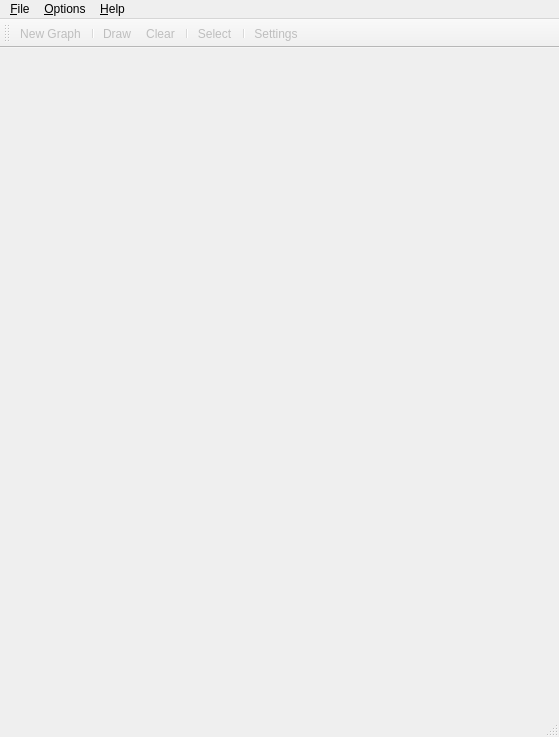
<?xml version="1.0" encoding="UTF-8"?>
<ui version="4.0">
 <class>depgraphV::MainWindow</class>
 <widget class="QMainWindow" name="depgraphV::MainWindow">
  <property name="geometry">
   <rect>
    <x>0</x>
    <y>0</y>
    <width>559</width>
    <height>737</height>
   </rect>
  </property>
  <property name="windowTitle">
   <string notr="true">windowTile</string>
  </property>
  <property name="windowIcon">
   <iconset resource="../res/resources.qrc">
    <normaloff>:/icons/dep-graphV.ico</normaloff>:/icons/dep-graphV.ico</iconset>
  </property>
  <widget class="QWidget" name="centralWidget">
   <layout class="QHBoxLayout" name="horizontalLayout_3">
    <property name="leftMargin">
     <number>0</number>
    </property>
    <property name="topMargin">
     <number>0</number>
    </property>
    <property name="rightMargin">
     <number>0</number>
    </property>
    <property name="bottomMargin">
     <number>0</number>
    </property>
    <item>
     <widget class="CustomTabWidget" name="tabWidget">
      <property name="currentIndex">
       <number>-1</number>
      </property>
      <property name="documentMode">
       <bool>true</bool>
      </property>
      <property name="tabsClosable">
       <bool>true</bool>
      </property>
     </widget>
    </item>
   </layout>
  </widget>
  <widget class="QMenuBar" name="menuBar">
   <property name="geometry">
    <rect>
     <x>0</x>
     <y>0</y>
     <width>559</width>
     <height>29</height>
    </rect>
   </property>
   <widget class="QMenu" name="menu_File">
    <property name="title">
     <string>&amp;File</string>
    </property>
    <widget class="QMenu" name="menuOpen_Recent">
     <property name="title">
      <string>Open Recent...</string>
     </property>
    </widget>
    <addaction name="actionNew"/>
    <addaction name="actionOpen"/>
    <addaction name="menuOpen_Recent"/>
    <addaction name="actionClose"/>
    <addaction name="separator"/>
    <addaction name="actionSave"/>
    <addaction name="separator"/>
    <addaction name="actionSave_as_dot"/>
    <addaction name="actionSave_as_Image"/>
    <addaction name="separator"/>
    <addaction name="actionExit"/>
   </widget>
   <widget class="QMenu" name="menu_Help">
    <property name="title">
     <string>&amp;Help</string>
    </property>
    <addaction name="actionAbout"/>
    <addaction name="actionAbout_Qt"/>
    <addaction name="separator"/>
    <addaction name="action_Check_for_updates"/>
   </widget>
   <widget class="QMenu" name="menuOptions">
    <property name="title">
     <string>&amp;Options</string>
    </property>
    <widget class="QMenu" name="menu_Language">
     <property name="title">
      <string>&amp;Language</string>
     </property>
     <property name="icon">
      <iconset resource="../res/resources.qrc">
       <normaloff>:/toolBarIcons/language_48x48.png</normaloff>:/toolBarIcons/language_48x48.png</iconset>
     </property>
     <addaction name="actionSystem_language"/>
     <addaction name="separator"/>
    </widget>
    <addaction name="menu_Language"/>
    <addaction name="separator"/>
    <addaction name="actionSettings"/>
    <addaction name="separator"/>
    <addaction name="actionRestore"/>
   </widget>
   <addaction name="menu_File"/>
   <addaction name="menuOptions"/>
   <addaction name="menu_Help"/>
  </widget>
  <widget class="QStatusBar" name="statusBar"/>
  <widget class="SwivelingToolBar" name="toolBar">
   <property name="enabled">
    <bool>false</bool>
   </property>
   <property name="windowTitle">
    <string>Main Toolbar</string>
   </property>
   <property name="allowedAreas">
    <set>Qt::AllToolBarAreas</set>
   </property>
   <property name="toolButtonStyle">
    <enum>Qt::ToolButtonTextUnderIcon</enum>
   </property>
   <attribute name="toolBarArea">
    <enum>TopToolBarArea</enum>
   </attribute>
   <attribute name="toolBarBreak">
    <bool>false</bool>
   </attribute>
   <addaction name="actionNew_Graph"/>
   <addaction name="separator"/>
   <addaction name="actionDraw"/>
   <addaction name="actionClear"/>
   <addaction name="separator"/>
   <addaction name="actionSelect_FilesFolders"/>
   <addaction name="separator"/>
   <addaction name="actionSettings"/>
  </widget>
  <action name="actionAbout_Qt">
   <property name="icon">
    <iconset resource="../res/resources.qrc">
     <normaloff>:/toolBarIcons/QtIco_48x48.png</normaloff>:/toolBarIcons/QtIco_48x48.png</iconset>
   </property>
   <property name="text">
    <string>About &amp;Qt</string>
   </property>
  </action>
  <action name="actionNative">
   <property name="checkable">
    <bool>true</bool>
   </property>
   <property name="checked">
    <bool>true</bool>
   </property>
   <property name="text">
    <string>&amp;Native</string>
   </property>
   <property name="shortcut">
    <string>Ctrl+R, Ctrl+N</string>
   </property>
  </action>
  <action name="actionOpenGL">
   <property name="checkable">
    <bool>true</bool>
   </property>
   <property name="text">
    <string>&amp;OpenGL</string>
   </property>
   <property name="shortcut">
    <string>Ctrl+R, Ctrl+O</string>
   </property>
  </action>
  <action name="actionHigh_Quality_Antialiasing">
   <property name="checkable">
    <bool>true</bool>
   </property>
   <property name="text">
    <string>High Quality &amp;Antialiasing</string>
   </property>
  </action>
  <action name="actionSave_as_Image">
   <property name="enabled">
    <bool>false</bool>
   </property>
   <property name="text">
    <string>Save as &amp;image...</string>
   </property>
   <property name="shortcut">
    <string>Ctrl+I</string>
   </property>
  </action>
  <action name="actionSave_as_dot">
   <property name="enabled">
    <bool>false</bool>
   </property>
   <property name="text">
    <string>&amp;Save as dot...</string>
   </property>
   <property name="shortcut">
    <string>Ctrl+D</string>
   </property>
  </action>
  <action name="actionExit">
   <property name="icon">
    <iconset resource="../res/resources.qrc">
     <normaloff>:/toolBarIcons/exit_48x48.png</normaloff>:/toolBarIcons/exit_48x48.png</iconset>
   </property>
   <property name="text">
    <string>&amp;Exit</string>
   </property>
   <property name="shortcut">
    <string>Ctrl+E</string>
   </property>
  </action>
  <action name="actionAbout">
   <property name="text">
    <string>&amp;About</string>
   </property>
  </action>
  <action name="actionSystem_language">
   <property name="checkable">
    <bool>true</bool>
   </property>
   <property name="checked">
    <bool>true</bool>
   </property>
   <property name="enabled">
    <bool>false</bool>
   </property>
   <property name="text">
    <string>System language</string>
   </property>
  </action>
  <action name="actionRestore">
   <property name="text">
    <string>Restore default settings</string>
   </property>
  </action>
  <action name="actionViewFolder">
   <property name="checkable">
    <bool>true</bool>
   </property>
   <property name="checked">
    <bool>true</bool>
   </property>
   <property name="text">
    <string>Folder</string>
   </property>
  </action>
  <action name="actionSettings">
   <property name="enabled">
    <bool>false</bool>
   </property>
   <property name="icon">
    <iconset resource="../res/resources.qrc">
     <normaloff>:/toolBarIcons/settings_48x48.png</normaloff>:/toolBarIcons/settings_48x48.png</iconset>
   </property>
   <property name="text">
    <string>Settings...</string>
   </property>
  </action>
  <action name="actionDraw">
   <property name="enabled">
    <bool>true</bool>
   </property>
   <property name="icon">
    <iconset resource="../res/resources.qrc">
     <normaloff>:/toolBarIcons/draw_48x48.png</normaloff>:/toolBarIcons/draw_48x48.png</iconset>
   </property>
   <property name="text">
    <string>Draw</string>
   </property>
  </action>
  <action name="actionClear">
   <property name="enabled">
    <bool>false</bool>
   </property>
   <property name="icon">
    <iconset resource="../res/resources.qrc">
     <normaloff>:/toolBarIcons/clear_48x48.png</normaloff>:/toolBarIcons/clear_48x48.png</iconset>
   </property>
   <property name="text">
    <string>Clear</string>
   </property>
  </action>
  <action name="actionSelect_FilesFolders">
   <property name="icon">
    <iconset resource="../res/resources.qrc">
     <normaloff>:/toolBarIcons/select_48x48.png</normaloff>:/toolBarIcons/select_48x48.png</iconset>
   </property>
   <property name="text">
    <string>Select</string>
   </property>
   <property name="toolTip">
    <string>Select...</string>
   </property>
  </action>
  <action name="action_Check_for_updates">
   <property name="enabled">
    <bool>true</bool>
   </property>
   <property name="icon">
    <iconset resource="../res/resources.qrc">
     <normaloff>:/toolBarIcons/checkForUpdates_48x48.png</normaloff>:/toolBarIcons/checkForUpdates_48x48.png</iconset>
   </property>
   <property name="text">
    <string>&amp;Check for updates...</string>
   </property>
  </action>
  <action name="actionNew_Graph">
   <property name="icon">
    <iconset resource="../res/resources.qrc">
     <normaloff>:/toolBarIcons/new-graph_48x48.png</normaloff>:/toolBarIcons/new-graph_48x48.png</iconset>
   </property>
   <property name="text">
    <string>New Graph</string>
   </property>
   <property name="toolTip">
    <string>Create a new graph</string>
   </property>
  </action>
  <action name="actionNew">
   <property name="icon">
    <iconset resource="../res/resources.qrc">
     <normaloff>:/toolBarIcons/new-project_48x48.png</normaloff>:/toolBarIcons/new-project_48x48.png</iconset>
   </property>
   <property name="text">
    <string>New</string>
   </property>
   <property name="toolTip">
    <string>New project...</string>
   </property>
   <property name="shortcut">
    <string>Ctrl+N</string>
   </property>
  </action>
  <action name="actionOpen">
   <property name="text">
    <string>Open</string>
   </property>
   <property name="toolTip">
    <string>Open project...</string>
   </property>
   <property name="shortcut">
    <string>Ctrl+O</string>
   </property>
  </action>
  <action name="actionClose">
   <property name="enabled">
    <bool>false</bool>
   </property>
   <property name="text">
    <string>Close</string>
   </property>
   <property name="toolTip">
    <string>Close project</string>
   </property>
   <property name="shortcut">
    <string>Ctrl+C</string>
   </property>
  </action>
  <action name="actionSave">
   <property name="enabled">
    <bool>false</bool>
   </property>
   <property name="icon">
    <iconset resource="../res/resources.qrc">
     <normaloff>:/toolBarIcons/save_48x48.png</normaloff>:/toolBarIcons/save_48x48.png</iconset>
   </property>
   <property name="text">
    <string>Save</string>
   </property>
   <property name="toolTip">
    <string>Save project changes</string>
   </property>
   <property name="shortcut">
    <string>Ctrl+S</string>
   </property>
  </action>
  <action name="actionClearRecentList">
   <property name="enabled">
    <bool>false</bool>
   </property>
   <property name="text">
    <string>Empty List</string>
   </property>
  </action>
 </widget>
 <layoutdefault spacing="6" margin="11"/>
 <customwidgets>
  <customwidget>
   <class>CustomTabWidget</class>
   <extends>QTabWidget</extends>
   <header>customtabwidget.h</header>
   <container>1</container>
   <slots>
    <slot>newGraph()</slot>
   </slots>
  </customwidget>
  <customwidget>
   <class>SwivelingToolBar</class>
   <extends>QToolBar</extends>
   <header>swivelingtoolbar.h</header>
  </customwidget>
 </customwidgets>
 <resources>
  <include location="../res/resources.qrc"/>
 </resources>
 <connections>
  <connection>
   <sender>actionSave_as_Image</sender>
   <signal>triggered()</signal>
   <receiver>depgraphV::MainWindow</receiver>
   <slot>saveAsImage()</slot>
   <hints>
    <hint type="sourcelabel">
     <x>-1</x>
     <y>-1</y>
    </hint>
    <hint type="destinationlabel">
     <x>336</x>
     <y>342</y>
    </hint>
   </hints>
  </connection>
  <connection>
   <sender>actionSave_as_dot</sender>
   <signal>triggered()</signal>
   <receiver>depgraphV::MainWindow</receiver>
   <slot>saveAsDot()</slot>
   <hints>
    <hint type="sourcelabel">
     <x>-1</x>
     <y>-1</y>
    </hint>
    <hint type="destinationlabel">
     <x>336</x>
     <y>342</y>
    </hint>
   </hints>
  </connection>
  <connection>
   <sender>actionExit</sender>
   <signal>triggered()</signal>
   <receiver>depgraphV::MainWindow</receiver>
   <slot>close()</slot>
   <hints>
    <hint type="sourcelabel">
     <x>-1</x>
     <y>-1</y>
    </hint>
    <hint type="destinationlabel">
     <x>336</x>
     <y>342</y>
    </hint>
   </hints>
  </connection>
  <connection>
   <sender>actionAbout</sender>
   <signal>triggered()</signal>
   <receiver>depgraphV::MainWindow</receiver>
   <slot>about()</slot>
   <hints>
    <hint type="sourcelabel">
     <x>-1</x>
     <y>-1</y>
    </hint>
    <hint type="destinationlabel">
     <x>336</x>
     <y>342</y>
    </hint>
   </hints>
  </connection>
  <connection>
   <sender>actionRestore</sender>
   <signal>triggered()</signal>
   <receiver>depgraphV::MainWindow</receiver>
   <slot>restoreDefaultSettings()</slot>
   <hints>
    <hint type="sourcelabel">
     <x>-1</x>
     <y>-1</y>
    </hint>
    <hint type="destinationlabel">
     <x>336</x>
     <y>342</y>
    </hint>
   </hints>
  </connection>
  <connection>
   <sender>actionSettings</sender>
   <signal>triggered()</signal>
   <receiver>depgraphV::MainWindow</receiver>
   <slot>settings()</slot>
   <hints>
    <hint type="sourcelabel">
     <x>-1</x>
     <y>-1</y>
    </hint>
    <hint type="destinationlabel">
     <x>336</x>
     <y>541</y>
    </hint>
   </hints>
  </connection>
  <connection>
   <sender>actionDraw</sender>
   <signal>triggered()</signal>
   <receiver>depgraphV::MainWindow</receiver>
   <slot>onDraw()</slot>
   <hints>
    <hint type="sourcelabel">
     <x>-1</x>
     <y>-1</y>
    </hint>
    <hint type="destinationlabel">
     <x>279</x>
     <y>368</y>
    </hint>
   </hints>
  </connection>
  <connection>
   <sender>actionClear</sender>
   <signal>triggered()</signal>
   <receiver>depgraphV::MainWindow</receiver>
   <slot>onClear()</slot>
   <hints>
    <hint type="sourcelabel">
     <x>-1</x>
     <y>-1</y>
    </hint>
    <hint type="destinationlabel">
     <x>279</x>
     <y>368</y>
    </hint>
   </hints>
  </connection>
  <connection>
   <sender>actionSelect_FilesFolders</sender>
   <signal>triggered()</signal>
   <receiver>depgraphV::MainWindow</receiver>
   <slot>onSelectFilesOrFolders()</slot>
   <hints>
    <hint type="sourcelabel">
     <x>-1</x>
     <y>-1</y>
    </hint>
    <hint type="destinationlabel">
     <x>279</x>
     <y>368</y>
    </hint>
   </hints>
  </connection>
  <connection>
   <sender>action_Check_for_updates</sender>
   <signal>triggered()</signal>
   <receiver>depgraphV::MainWindow</receiver>
   <slot>checkForUpdates()</slot>
   <hints>
    <hint type="sourcelabel">
     <x>-1</x>
     <y>-1</y>
    </hint>
    <hint type="destinationlabel">
     <x>279</x>
     <y>368</y>
    </hint>
   </hints>
  </connection>
  <connection>
   <sender>actionNew_Graph</sender>
   <signal>triggered()</signal>
   <receiver>tabWidget</receiver>
   <slot>newGraph()</slot>
   <hints>
    <hint type="sourcelabel">
     <x>-1</x>
     <y>-1</y>
    </hint>
    <hint type="destinationlabel">
     <x>279</x>
     <y>395</y>
    </hint>
   </hints>
  </connection>
  <connection>
   <sender>actionNew</sender>
   <signal>triggered()</signal>
   <receiver>depgraphV::MainWindow</receiver>
   <slot>newProject()</slot>
   <hints>
    <hint type="sourcelabel">
     <x>-1</x>
     <y>-1</y>
    </hint>
    <hint type="destinationlabel">
     <x>279</x>
     <y>368</y>
    </hint>
   </hints>
  </connection>
  <connection>
   <sender>actionOpen</sender>
   <signal>triggered()</signal>
   <receiver>depgraphV::MainWindow</receiver>
   <slot>openProject()</slot>
   <hints>
    <hint type="sourcelabel">
     <x>-1</x>
     <y>-1</y>
    </hint>
    <hint type="destinationlabel">
     <x>279</x>
     <y>368</y>
    </hint>
   </hints>
  </connection>
  <connection>
   <sender>actionClose</sender>
   <signal>triggered()</signal>
   <receiver>depgraphV::MainWindow</receiver>
   <slot>closeProject()</slot>
   <hints>
    <hint type="sourcelabel">
     <x>-1</x>
     <y>-1</y>
    </hint>
    <hint type="destinationlabel">
     <x>279</x>
     <y>368</y>
    </hint>
   </hints>
  </connection>
 </connections>
 <slots>
  <slot>parseOptionsChanged()</slot>
  <slot>saveAsImage()</slot>
  <slot>saveAsDot()</slot>
  <slot>about()</slot>
  <slot>restoreDefaultSettings()</slot>
  <slot>settings()</slot>
  <slot>onDraw()</slot>
  <slot>onClear()</slot>
  <slot>changeToolbarOrientation()</slot>
  <slot>onSelectFilesOrFolders()</slot>
  <slot>checkForUpdates()</slot>
  <slot>newGraph()</slot>
  <slot>closeTab(int)</slot>
  <slot>newProject()</slot>
  <slot>openProject()</slot>
  <slot>closeProject()</slot>
 </slots>
</ui>
